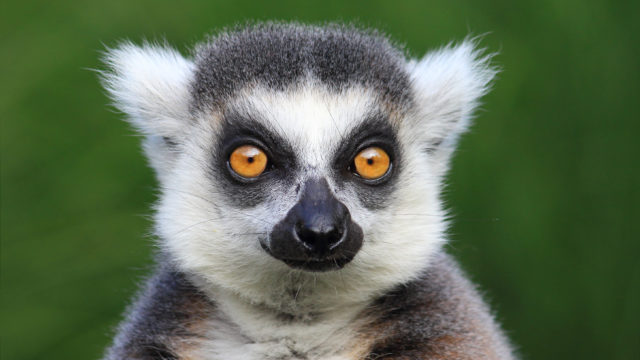
#> input picture mask_remove_tesk/test_images/0005.jpg, 640 x 360 px
$ jupyter execute test.ipynb
#> lines starting #> are read from the running program, lines starting #| are printed output that depends on the picture
[cell 1]
import io
import os
from PIL import Image

[cell 2]
img = Image.open('test_images/0005.jpg')
#> img is the input picture: PIL image 640x360 RGB; mean R, G, B 92.3, 107.5, 82.5
img

[cell 3]
img = Image.open('test_images/0005.jpg')

mask = Image.open('test_results/0005.png').convert("L")
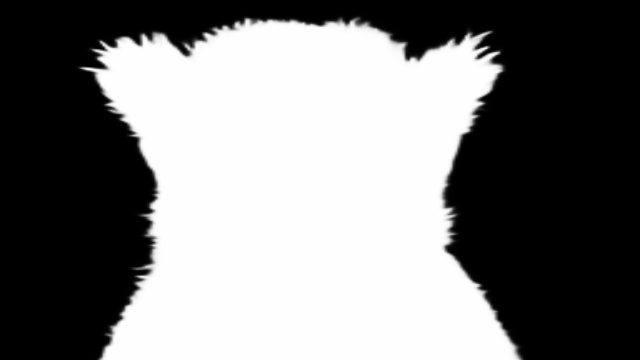
#> input picture mask_remove_tesk/test_results/0005.png, 640 x 360 px
empty = Image.new("RGBA", img.size, 0)
#> empty: PIL image 640x360 RGBA; every value is 0
new_img = Image.composite(img, empty, mask)
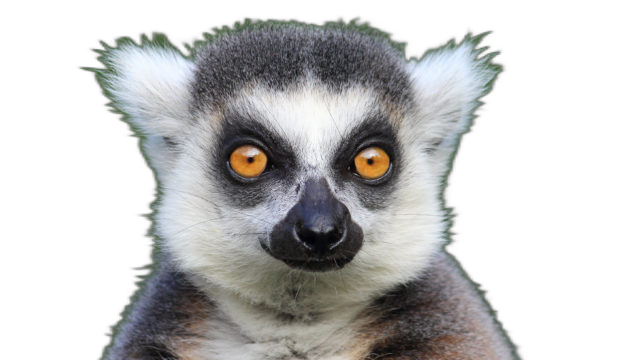
#> new_img: PIL image 640x360 RGBA; mean R, G, B, A 65.8, 65.7, 65.2, 123.5; transparent parts drawn white
new_img
